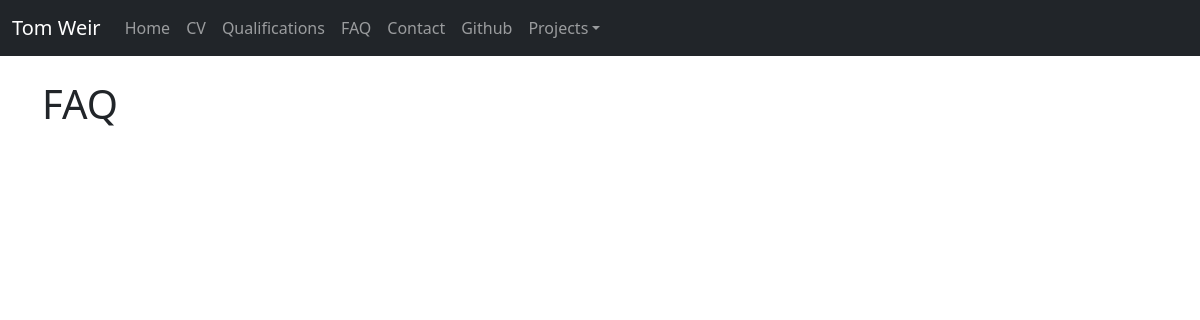
Before: /FAQ/ with the older database file.
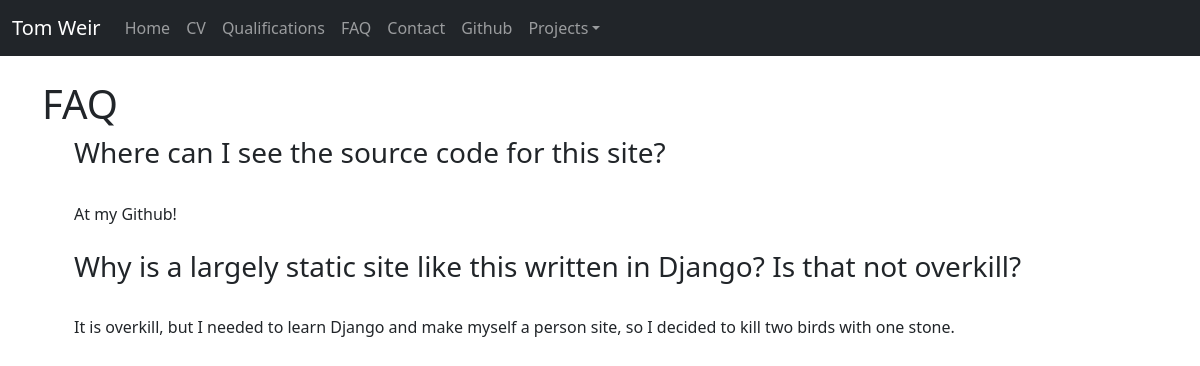
After: the same page with the newer database file.
### mainSite/models.py (models this page shows)
class FAQ_Question_Answer(models.Model):
    Question = models.CharField(max_length=100)
    Answer = models.TextField()

### mainSite/views.py (the view)
# urls.py: path('FAQ/',views.FAQView.as_view(),name='FAQ'),
class FAQView(generic.TemplateView):
    template_name = 'mainSite/FAQ.html'
    def get_context_data(self,**kwargs):
        context = super().get_context_data(**kwargs)
        context['FAQ_list'] = FAQ_Question_Answer.objects.all()
        return context

### mainSite/templates/mainSite/FAQ.html (shortened to what this page needs)
{% extends 'base.html' %}
{% if FAQ_list %}
{% if FAQ_list|length != 0 %}
{% block content %}
<h1> FAQ </h1>
<ul>
  {% for FAQ in FAQ_list %}
    <h3> {{FAQ.Question}} </h3>
    {{FAQ.Answer}}
  {% endfor %}
</ul>
{% endblock %}
{% endif %}
{% endif %}

Changed rows visible on the page:
added FAQ_Question_Answer: Question "Where can I see the source code for this site?", Answer "At my Github!"
added FAQ_Question_Answer: Question "Why is a largely static site like this written in Django? Is that not overkill?", Answer "It is overkill, but I needed to learn Django and make myself a person site, so I decided to kill two birds with one stone."
